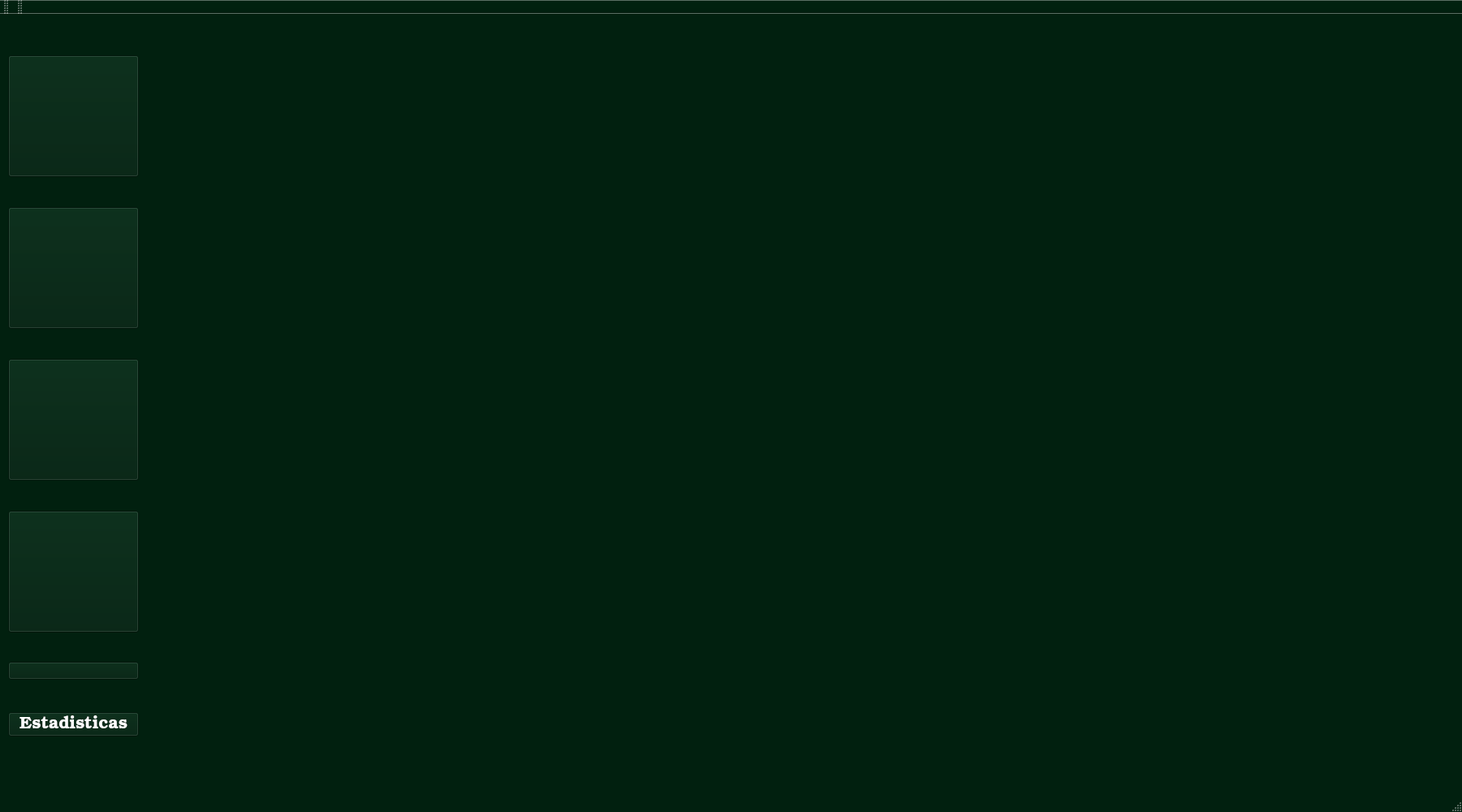
<?xml version="1.0" encoding="UTF-8"?>
<ui version="4.0">
 <class>MainWindow</class>
 <widget class="QMainWindow" name="MainWindow">
  <property name="enabled">
   <bool>true</bool>
  </property>
  <property name="geometry">
   <rect>
    <x>0</x>
    <y>0</y>
    <width>1800</width>
    <height>1000</height>
   </rect>
  </property>
  <property name="minimumSize">
   <size>
    <width>1800</width>
    <height>800</height>
   </size>
  </property>
  <property name="maximumSize">
   <size>
    <width>1800</width>
    <height>1000</height>
   </size>
  </property>
  <property name="palette">
   <palette>
    <active>
     <colorrole role="WindowText">
      <brush brushstyle="SolidPattern">
       <color alpha="255">
        <red>255</red>
        <green>255</green>
        <blue>255</blue>
       </color>
      </brush>
     </colorrole>
     <colorrole role="Button">
      <brush brushstyle="SolidPattern">
       <color alpha="255">
        <red>1</red>
        <green>32</green>
        <blue>15</blue>
       </color>
      </brush>
     </colorrole>
     <colorrole role="Light">
      <brush brushstyle="SolidPattern">
       <color alpha="255">
        <red>1</red>
        <green>48</green>
        <blue>22</blue>
       </color>
      </brush>
     </colorrole>
     <colorrole role="Midlight">
      <brush brushstyle="SolidPattern">
       <color alpha="255">
        <red>1</red>
        <green>40</green>
        <blue>18</blue>
       </color>
      </brush>
     </colorrole>
     <colorrole role="Dark">
      <brush brushstyle="SolidPattern">
       <color alpha="255">
        <red>0</red>
        <green>16</green>
        <blue>7</blue>
       </color>
      </brush>
     </colorrole>
     <colorrole role="Mid">
      <brush brushstyle="SolidPattern">
       <color alpha="255">
        <red>0</red>
        <green>21</green>
        <blue>10</blue>
       </color>
      </brush>
     </colorrole>
     <colorrole role="Text">
      <brush brushstyle="SolidPattern">
       <color alpha="255">
        <red>255</red>
        <green>255</green>
        <blue>255</blue>
       </color>
      </brush>
     </colorrole>
     <colorrole role="BrightText">
      <brush brushstyle="SolidPattern">
       <color alpha="255">
        <red>255</red>
        <green>255</green>
        <blue>255</blue>
       </color>
      </brush>
     </colorrole>
     <colorrole role="ButtonText">
      <brush brushstyle="SolidPattern">
       <color alpha="255">
        <red>255</red>
        <green>255</green>
        <blue>255</blue>
       </color>
      </brush>
     </colorrole>
     <colorrole role="Base">
      <brush brushstyle="SolidPattern">
       <color alpha="255">
        <red>0</red>
        <green>0</green>
        <blue>0</blue>
       </color>
      </brush>
     </colorrole>
     <colorrole role="Window">
      <brush brushstyle="SolidPattern">
       <color alpha="255">
        <red>1</red>
        <green>32</green>
        <blue>15</blue>
       </color>
      </brush>
     </colorrole>
     <colorrole role="Shadow">
      <brush brushstyle="SolidPattern">
       <color alpha="255">
        <red>0</red>
        <green>0</green>
        <blue>0</blue>
       </color>
      </brush>
     </colorrole>
     <colorrole role="AlternateBase">
      <brush brushstyle="SolidPattern">
       <color alpha="255">
        <red>0</red>
        <green>16</green>
        <blue>7</blue>
       </color>
      </brush>
     </colorrole>
     <colorrole role="ToolTipBase">
      <brush brushstyle="SolidPattern">
       <color alpha="255">
        <red>255</red>
        <green>255</green>
        <blue>220</blue>
       </color>
      </brush>
     </colorrole>
     <colorrole role="ToolTipText">
      <brush brushstyle="SolidPattern">
       <color alpha="255">
        <red>0</red>
        <green>0</green>
        <blue>0</blue>
       </color>
      </brush>
     </colorrole>
    </active>
    <inactive>
     <colorrole role="WindowText">
      <brush brushstyle="SolidPattern">
       <color alpha="255">
        <red>255</red>
        <green>255</green>
        <blue>255</blue>
       </color>
      </brush>
     </colorrole>
     <colorrole role="Button">
      <brush brushstyle="SolidPattern">
       <color alpha="255">
        <red>1</red>
        <green>32</green>
        <blue>15</blue>
       </color>
      </brush>
     </colorrole>
     <colorrole role="Light">
      <brush brushstyle="SolidPattern">
       <color alpha="255">
        <red>1</red>
        <green>48</green>
        <blue>22</blue>
       </color>
      </brush>
     </colorrole>
     <colorrole role="Midlight">
      <brush brushstyle="SolidPattern">
       <color alpha="255">
        <red>1</red>
        <green>40</green>
        <blue>18</blue>
       </color>
      </brush>
     </colorrole>
     <colorrole role="Dark">
      <brush brushstyle="SolidPattern">
       <color alpha="255">
        <red>0</red>
        <green>16</green>
        <blue>7</blue>
       </color>
      </brush>
     </colorrole>
     <colorrole role="Mid">
      <brush brushstyle="SolidPattern">
       <color alpha="255">
        <red>0</red>
        <green>21</green>
        <blue>10</blue>
       </color>
      </brush>
     </colorrole>
     <colorrole role="Text">
      <brush brushstyle="SolidPattern">
       <color alpha="255">
        <red>255</red>
        <green>255</green>
        <blue>255</blue>
       </color>
      </brush>
     </colorrole>
     <colorrole role="BrightText">
      <brush brushstyle="SolidPattern">
       <color alpha="255">
        <red>255</red>
        <green>255</green>
        <blue>255</blue>
       </color>
      </brush>
     </colorrole>
     <colorrole role="ButtonText">
      <brush brushstyle="SolidPattern">
       <color alpha="255">
        <red>255</red>
        <green>255</green>
        <blue>255</blue>
       </color>
      </brush>
     </colorrole>
     <colorrole role="Base">
      <brush brushstyle="SolidPattern">
       <color alpha="255">
        <red>0</red>
        <green>0</green>
        <blue>0</blue>
       </color>
      </brush>
     </colorrole>
     <colorrole role="Window">
      <brush brushstyle="SolidPattern">
       <color alpha="255">
        <red>1</red>
        <green>32</green>
        <blue>15</blue>
       </color>
      </brush>
     </colorrole>
     <colorrole role="Shadow">
      <brush brushstyle="SolidPattern">
       <color alpha="255">
        <red>0</red>
        <green>0</green>
        <blue>0</blue>
       </color>
      </brush>
     </colorrole>
     <colorrole role="AlternateBase">
      <brush brushstyle="SolidPattern">
       <color alpha="255">
        <red>0</red>
        <green>16</green>
        <blue>7</blue>
       </color>
      </brush>
     </colorrole>
     <colorrole role="ToolTipBase">
      <brush brushstyle="SolidPattern">
       <color alpha="255">
        <red>255</red>
        <green>255</green>
        <blue>220</blue>
       </color>
      </brush>
     </colorrole>
     <colorrole role="ToolTipText">
      <brush brushstyle="SolidPattern">
       <color alpha="255">
        <red>0</red>
        <green>0</green>
        <blue>0</blue>
       </color>
      </brush>
     </colorrole>
    </inactive>
    <disabled>
     <colorrole role="WindowText">
      <brush brushstyle="SolidPattern">
       <color alpha="255">
        <red>0</red>
        <green>16</green>
        <blue>7</blue>
       </color>
      </brush>
     </colorrole>
     <colorrole role="Button">
      <brush brushstyle="SolidPattern">
       <color alpha="255">
        <red>1</red>
        <green>32</green>
        <blue>15</blue>
       </color>
      </brush>
     </colorrole>
     <colorrole role="Light">
      <brush brushstyle="SolidPattern">
       <color alpha="255">
        <red>1</red>
        <green>48</green>
        <blue>22</blue>
       </color>
      </brush>
     </colorrole>
     <colorrole role="Midlight">
      <brush brushstyle="SolidPattern">
       <color alpha="255">
        <red>1</red>
        <green>40</green>
        <blue>18</blue>
       </color>
      </brush>
     </colorrole>
     <colorrole role="Dark">
      <brush brushstyle="SolidPattern">
       <color alpha="255">
        <red>0</red>
        <green>16</green>
        <blue>7</blue>
       </color>
      </brush>
     </colorrole>
     <colorrole role="Mid">
      <brush brushstyle="SolidPattern">
       <color alpha="255">
        <red>0</red>
        <green>21</green>
        <blue>10</blue>
       </color>
      </brush>
     </colorrole>
     <colorrole role="Text">
      <brush brushstyle="SolidPattern">
       <color alpha="255">
        <red>0</red>
        <green>16</green>
        <blue>7</blue>
       </color>
      </brush>
     </colorrole>
     <colorrole role="BrightText">
      <brush brushstyle="SolidPattern">
       <color alpha="255">
        <red>255</red>
        <green>255</green>
        <blue>255</blue>
       </color>
      </brush>
     </colorrole>
     <colorrole role="ButtonText">
      <brush brushstyle="SolidPattern">
       <color alpha="255">
        <red>0</red>
        <green>16</green>
        <blue>7</blue>
       </color>
      </brush>
     </colorrole>
     <colorrole role="Base">
      <brush brushstyle="SolidPattern">
       <color alpha="255">
        <red>1</red>
        <green>32</green>
        <blue>15</blue>
       </color>
      </brush>
     </colorrole>
     <colorrole role="Window">
      <brush brushstyle="SolidPattern">
       <color alpha="255">
        <red>1</red>
        <green>32</green>
        <blue>15</blue>
       </color>
      </brush>
     </colorrole>
     <colorrole role="Shadow">
      <brush brushstyle="SolidPattern">
       <color alpha="255">
        <red>0</red>
        <green>0</green>
        <blue>0</blue>
       </color>
      </brush>
     </colorrole>
     <colorrole role="AlternateBase">
      <brush brushstyle="SolidPattern">
       <color alpha="255">
        <red>1</red>
        <green>32</green>
        <blue>15</blue>
       </color>
      </brush>
     </colorrole>
     <colorrole role="ToolTipBase">
      <brush brushstyle="SolidPattern">
       <color alpha="255">
        <red>255</red>
        <green>255</green>
        <blue>220</blue>
       </color>
      </brush>
     </colorrole>
     <colorrole role="ToolTipText">
      <brush brushstyle="SolidPattern">
       <color alpha="255">
        <red>0</red>
        <green>0</green>
        <blue>0</blue>
       </color>
      </brush>
     </colorrole>
    </disabled>
   </palette>
  </property>
  <property name="windowTitle">
   <string>MainWindow</string>
  </property>
  <widget class="QWidget" name="centralWidget">
   <widget class="QWidget" name="verticalLayoutWidget">
    <property name="geometry">
     <rect>
      <x>0</x>
      <y>40</y>
      <width>181</width>
      <height>861</height>
     </rect>
    </property>
    <layout class="QVBoxLayout" name="verticalLayout">
     <property name="spacing">
      <number>40</number>
     </property>
     <property name="leftMargin">
      <number>10</number>
     </property>
     <property name="rightMargin">
      <number>10</number>
     </property>
     <item>
      <widget class="QPushButton" name="push_button_arquero">
       <property name="sizePolicy">
        <sizepolicy hsizetype="Minimum" vsizetype="Fixed">
         <horstretch>50</horstretch>
         <verstretch>50</verstretch>
        </sizepolicy>
       </property>
       <property name="minimumSize">
        <size>
         <width>50</width>
         <height>150</height>
        </size>
       </property>
       <property name="font">
        <font>
         <family>URW Bookman L</family>
         <pointsize>9</pointsize>
        </font>
       </property>
       <property name="text">
        <string/>
       </property>
       <property name="iconSize">
        <size>
         <width>50</width>
         <height>50</height>
        </size>
       </property>
      </widget>
     </item>
     <item>
      <widget class="QPushButton" name="push_button_mago">
       <property name="minimumSize">
        <size>
         <width>50</width>
         <height>150</height>
        </size>
       </property>
       <property name="font">
        <font>
         <family>URW Bookman L</family>
         <pointsize>19</pointsize>
        </font>
       </property>
       <property name="text">
        <string/>
       </property>
      </widget>
     </item>
     <item>
      <widget class="QPushButton" name="push_button_artillero">
       <property name="minimumSize">
        <size>
         <width>50</width>
         <height>150</height>
        </size>
       </property>
       <property name="font">
        <font>
         <family>URW Bookman L</family>
         <pointsize>16</pointsize>
        </font>
       </property>
       <property name="text">
        <string/>
       </property>
      </widget>
     </item>
     <item>
      <widget class="QPushButton" name="push_button_lanza_fuego">
       <property name="minimumSize">
        <size>
         <width>50</width>
         <height>150</height>
        </size>
       </property>
       <property name="font">
        <font>
         <family>URW Bookman L</family>
         <pointsize>9</pointsize>
        </font>
       </property>
       <property name="text">
        <string/>
       </property>
      </widget>
     </item>
     <item>
      <widget class="QPushButton" name="pushButton_coin">
       <property name="text">
        <string/>
       </property>
      </widget>
     </item>
     <item>
      <widget class="QPushButton" name="push_button_estadisticas">
       <property name="font">
        <font>
         <family>URW Bookman L</family>
         <pointsize>16</pointsize>
        </font>
       </property>
       <property name="text">
        <string>Estadisticas</string>
       </property>
      </widget>
     </item>
    </layout>
   </widget>
  </widget>
  <widget class="QMenuBar" name="menuBar">
   <property name="geometry">
    <rect>
     <x>0</x>
     <y>0</y>
     <width>1800</width>
     <height>22</height>
    </rect>
   </property>
  </widget>
  <widget class="QToolBar" name="mainToolBar">
   <attribute name="toolBarArea">
    <enum>TopToolBarArea</enum>
   </attribute>
   <attribute name="toolBarBreak">
    <bool>false</bool>
   </attribute>
  </widget>
  <widget class="QStatusBar" name="statusBar"/>
  <widget class="QToolBar" name="toolBar">
   <property name="windowTitle">
    <string>toolBar</string>
   </property>
   <attribute name="toolBarArea">
    <enum>TopToolBarArea</enum>
   </attribute>
   <attribute name="toolBarBreak">
    <bool>false</bool>
   </attribute>
  </widget>
 </widget>
 <layoutdefault spacing="6" margin="11"/>
 <resources/>
 <connections/>
 <slots>
  <signal>mousePress(QMouseEvent*)</signal>
 </slots>
</ui>
